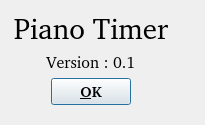
<?xml version="1.0" encoding="UTF-8"?>
<ui version="4.0">
 <class>DialogAbout</class>
 <widget class="QDialog" name="DialogAbout">
  <property name="geometry">
   <rect>
    <x>0</x>
    <y>0</y>
    <width>205</width>
    <height>125</height>
   </rect>
  </property>
  <property name="minimumSize">
   <size>
    <width>205</width>
    <height>125</height>
   </size>
  </property>
  <property name="maximumSize">
   <size>
    <width>205</width>
    <height>125</height>
   </size>
  </property>
  <property name="windowTitle">
   <string>About</string>
  </property>
  <layout class="QFormLayout" name="formLayout">
   <item row="0" column="0">
    <layout class="QVBoxLayout" name="verticalLayout">
     <item>
      <widget class="QLabel" name="label">
       <property name="font">
        <font>
         <family>Noto Sans [unknown]</family>
         <pointsize>22</pointsize>
        </font>
       </property>
       <property name="text">
        <string>Piano Timer</string>
       </property>
       <property name="alignment">
        <set>Qt::AlignCenter</set>
       </property>
      </widget>
     </item>
     <item>
      <widget class="QLabel" name="label_2">
       <property name="font">
        <font>
         <family>Noto Sans [unknown]</family>
         <pointsize>12</pointsize>
        </font>
       </property>
       <property name="text">
        <string>Version : 0.1</string>
       </property>
       <property name="alignment">
        <set>Qt::AlignCenter</set>
       </property>
      </widget>
     </item>
     <item>
      <layout class="QHBoxLayout" name="horizontalLayout">
       <item>
        <spacer name="horizontalSpacer">
         <property name="orientation">
          <enum>Qt::Horizontal</enum>
         </property>
         <property name="sizeHint" stdset="0">
          <size>
           <width>40</width>
           <height>20</height>
          </size>
         </property>
        </spacer>
       </item>
       <item>
        <widget class="QPushButton" name="pushButton">
         <property name="font">
          <font>
           <family>Noto Sans [unknown]</family>
           <pointsize>11</pointsize>
           <weight>75</weight>
           <bold>true</bold>
          </font>
         </property>
         <property name="text">
          <string>&amp;OK</string>
         </property>
        </widget>
       </item>
       <item>
        <spacer name="horizontalSpacer_2">
         <property name="orientation">
          <enum>Qt::Horizontal</enum>
         </property>
         <property name="sizeHint" stdset="0">
          <size>
           <width>40</width>
           <height>20</height>
          </size>
         </property>
        </spacer>
       </item>
      </layout>
     </item>
    </layout>
   </item>
  </layout>
 </widget>
 <resources/>
 <connections/>
</ui>
